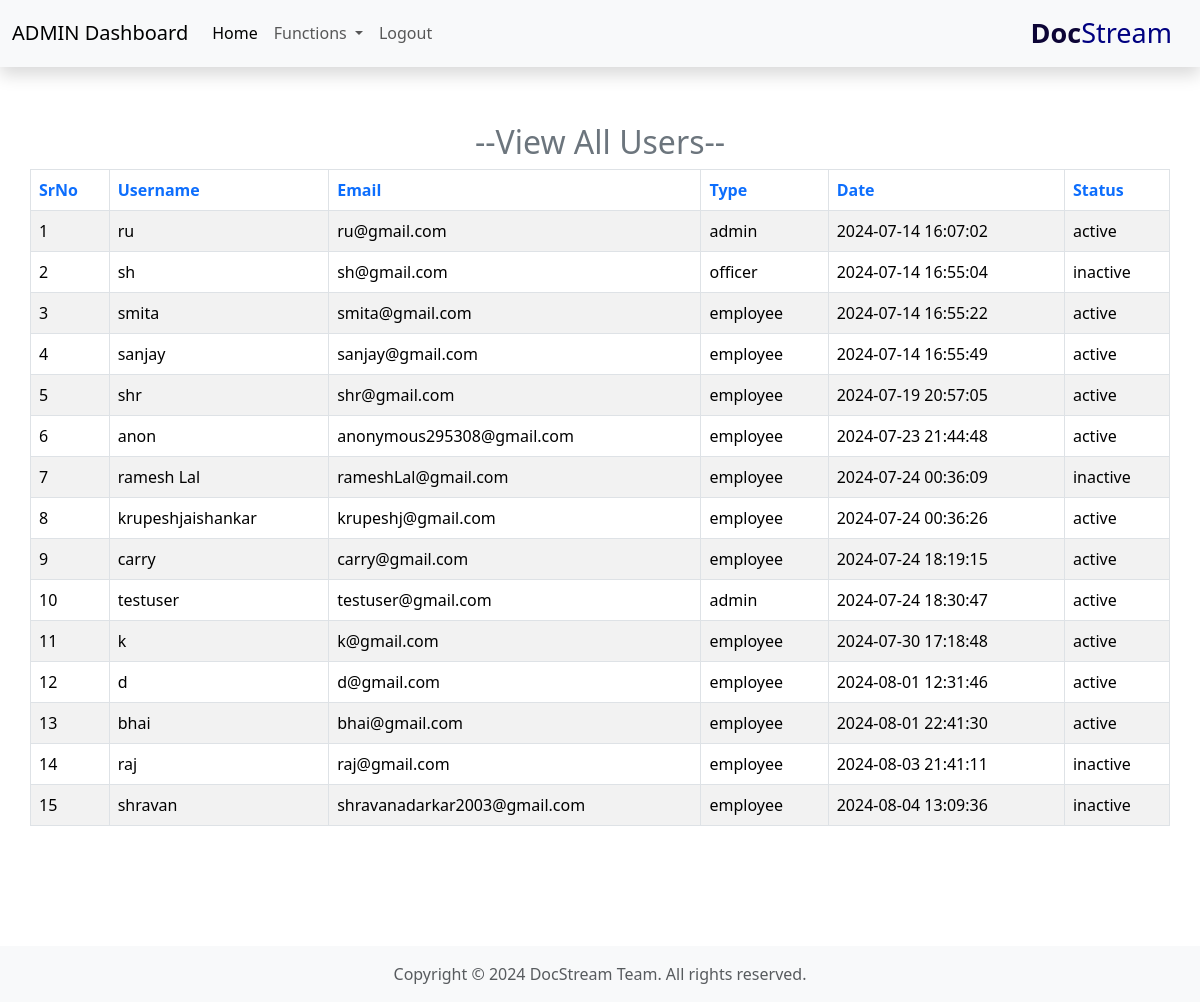
Page /admin/adminFun/viewAllUsers/viewAllUsers.php on the committed database.
### tables this page shows
CREATE TABLE `users` (
  `srno` int(11) NOT NULL,
  `username` varchar(25) NOT NULL,
  `email` varchar(50) NOT NULL,
  `type` varchar(10) NOT NULL,
  `password` varchar(256) NOT NULL,
  `date` datetime NOT NULL DEFAULT current_timestamp(),
  `status` enum('active','inactive') NOT NULL DEFAULT 'active',
  `status2` int(50) NOT NULL
);

### admin/adminFun/viewAllUsers/viewAllUsers.php (the view, shortened to what this page needs)
<?php
include '/xampp/htdocs/dms/partials/_dbconnect.php';
?>
<!DOCTYPE html>
<html lang="en">
<head>
    <link rel="stylesheet" href="https://cdn.datatables.net/2.1.0/css/dataTables.dataTables.css" />
    <link href="https://cdn.jsdelivr.net/npm/bootstrap@5.3.3/dist/css/bootstrap.min.css" rel="stylesheet">
</head>
<body>
    <?php
    include '/xampp/htdocs/dms/admin/adminExtra/_Aheader.php';
    ?>
    <div class="card-body container mt-5 mb-5 pt-2 pb-2 pl-5 pr-5">
        <h2 class="text-center text-secondary">--View All Users--</h2>
        <table id="myTable" class="table table-striped table-bordered ">
            <thead>
                <tr>
                    <th class="text-primary">SrNo</th>
                    <th class="text-primary">Username</th>
                    <th class="text-primary">Email</th>
                    <th class="text-primary">Type</th>
                    <th class="text-primary">Date</th>
                    <th class="text-primary">Status</th>
                </tr>
            </thead>
            <tbody>
                <?php
                $mySr = 0;
                $sql = "select * from `users`";
                $result = mysqli_query($conn, $sql);
                while ($row = mysqli_fetch_assoc($result)) {
                    $mySr++;
                    echo '<tr>
                    <td>' . $mySr . '</td>
                    <td>' . $row["username"] . '</td>
                    <td>' . $row["email"] . '</td>
                    <td>' . $row["type"] . '</td>
                    <td>' . $row["date"] . '</td>
                    <td>' . $row["status"] . '</td>
                    </tr>';
                }
                ?>
            </tbody>
        </table>
    </div>
    <div style="margin-top: auto;">
        <?php require '/xampp/htdocs/dms/partials/_footer.php'; ?>
    </div>
</body>
</html>

### admin/adminFun/viewAllUsers/viewAllUsers.php (style rules this page uses)
html, body { height: 100%; margin: 0; }
body { display: flex; flex-direction: column; }

### rows in the picture
users: username "ru", email "ru@gmail.com", type "admin", date "2024-07-14 16:07:02", status "active"
users: username "sh", email "sh@gmail.com", type "officer", date "2024-07-14 16:55:04", status "inactive"
users: username "smita", email "smita@gmail.com", type "employee", date "2024-07-14 16:55:22", status "active"
users: username "sanjay", email "sanjay@gmail.com", type "employee", date "2024-07-14 16:55:49", status "active"
users: username "shr", email "shr@gmail.com", type "employee", date "2024-07-19 20:57:05", status "active"
users: username "anon", email "anonymous295308@gmail.com", type "employee", date "2024-07-23 21:44:48", status "active"
users: username "ramesh Lal", email "rameshLal@gmail.com", type "employee", date "2024-07-24 00:36:09", status "inactive"
users: username "krupeshjaishankar", email "krupeshj@gmail.com", type "employee", date "2024-07-24 00:36:26", status "active"
users: username "carry", email "carry@gmail.com", type "employee", date "2024-07-24 18:19:15", status "active"
users: username "testuser", email "testuser@gmail.com", type "admin", date "2024-07-24 18:30:47", status "active"
users: username "k", email "k@gmail.com", type "employee", date "2024-07-30 17:18:48", status "active"
users: username "d", email "d@gmail.com", type "employee", date "2024-08-01 12:31:46", status "active"
users: username "bhai", email "bhai@gmail.com", type "employee", date "2024-08-01 22:41:30", status "active"
users: username "raj", email "raj@gmail.com", type "employee", date "2024-08-03 21:41:11", status "inactive"
users: username "shravan", email "shravanadarkar2003@gmail.com", type "employee", date "2024-08-04 13:09:36", status "inactive"
